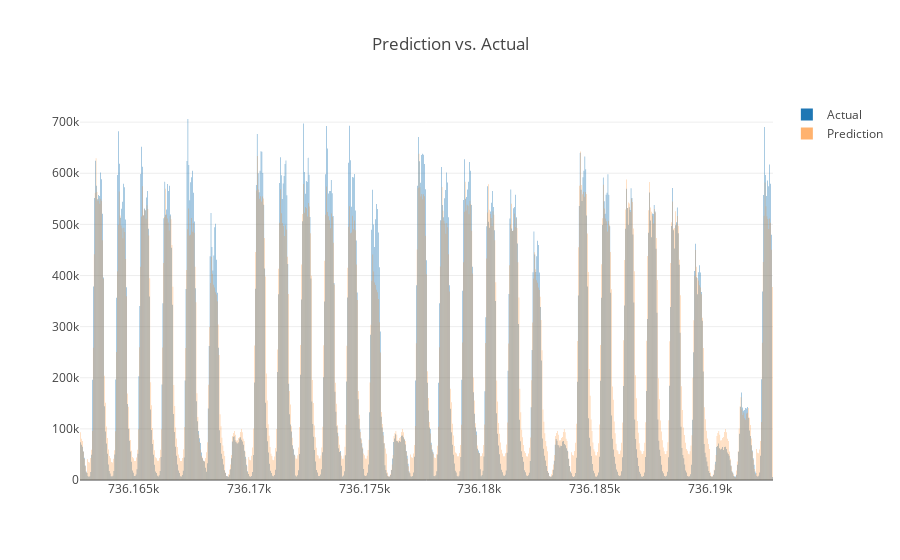

Notebook code for this chart:
### Code cell
# Generate chart with predicitons based on training data (using plotly)
print("Plotly version", __version__) # requires plotly version >= 1.9.0
init_notebook_mode(connected=True)

set1 = go.Bar(
    x=results["dateFrac"],
    y=results["cnt"],
#    marker=dict(color='blue'),
    name='Actual'
)
set2 = go.Bar(
    x=results["dateFrac"],
    y=results["predHS"],
#    marker=dict(color='crimson'),
    opacity=0.6,
    name='Prediction'
)
barData = [set1, set2]
barLayout = go.Layout(barmode='group', title="Prediction vs. Actual")

fig = go.Figure(data=barData, layout=barLayout)
iplot(fig)

### Figure 1 — Plotly figure (JSON) as saved in the notebook; plotly's stock layout.template omitted (floating-point values rounded to 4 significant figures; data arrays with more than 128 entries replaced by an {"elided": "..."} marker saying what was removed)
{"data": [{"name": "Actual", "type": "bar", "x": {"elided": "721 float values"}, "y": {"elided": "721 int values"}}, {"name": "Prediction", "opacity": 0.6, "type": "bar", "x": {"elided": "721 float values"}, "y": {"elided": "721 int values"}}], "layout": {"barmode": "group", "title": "Prediction vs. Actual"}}
